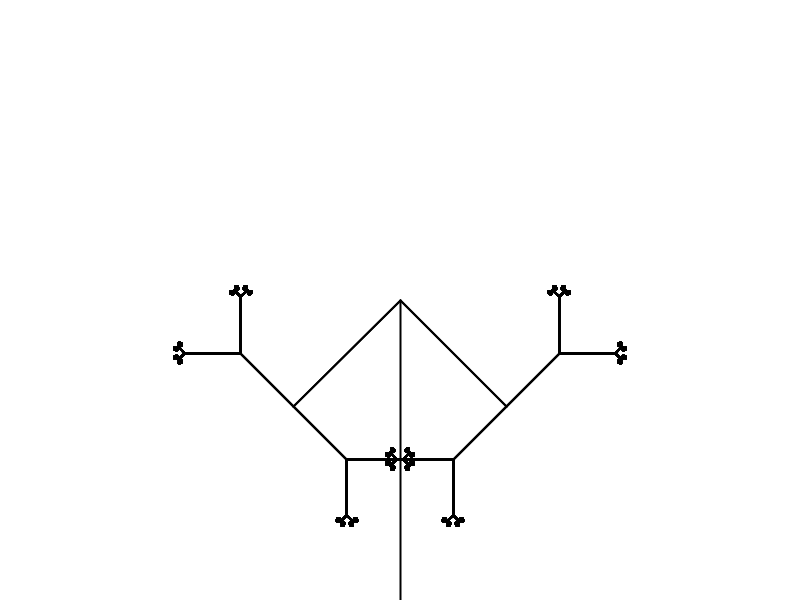
Frame 1 (no input)
Frame 60 (the mouse pressed at the canvas centre just before this capture): identical to frame 1, image omitted
Frame 120 (the mouse held since frame 60 and released just before this capture): identical to frame 1, image omitted

The Processing sketch that drew this single still picture (run headless with seeded random() and noise(); from frame 60 on, the mouse is pressed at the canvas centre):

// Processing sketch: recursion2
// ── recursion2.pde
//float r = 50;
//float x;
//float y;

void setup() {
   size(800,600);
   //x = width/2;
   //y = height/2;
     background(255);
  stroke(0);
  strokeWeight(2);
  //rotate(radians(mouseY));
  draw_branch(width/2,height,300,-90,0);
}

void draw() {

  
}


void draw_branch(float tx, float ty, float y, float rotation, int index){
  
  pushMatrix();
  translate(tx,ty);
  rotate(radians(index*rotation/2));
  line(0,0,0,-y);
  
  if(index<10){
     draw_branch(tx*0, -y, -y/2, rotation,index+1);
     draw_branch(tx*0, -y, -y/2, -rotation, index+1);
     draw_branch(tx*0, -y, -y/2, rotation,index+1);
     draw_branch(tx*0, -y, -y/2, -rotation, index+1);
  }
  
  popMatrix();
  
}
